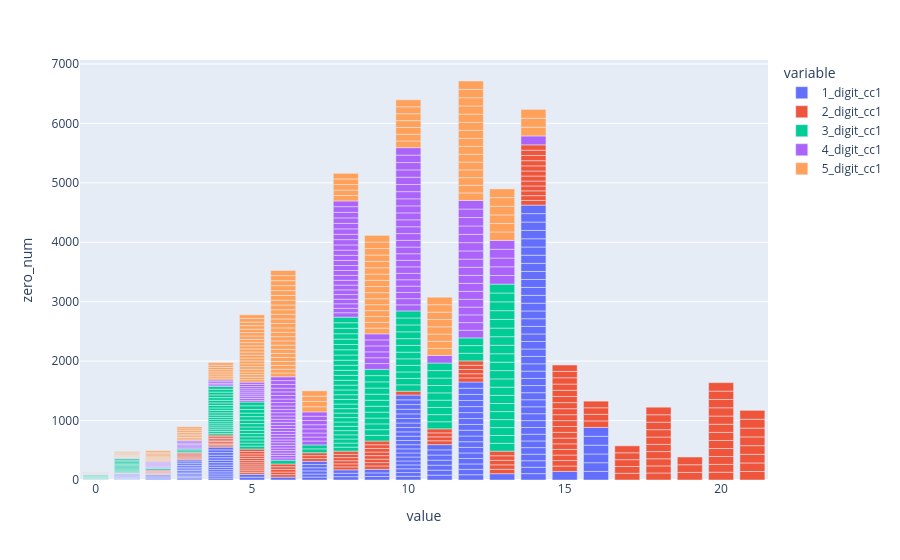

The cell this chart's notebook holds for it:
### Code cell
fig = px.bar(df,                 ## First input the data
              y='zero_num',           ## Then the desired horizontal variable
              x=['1_digit_cc1', '2_digit_cc1', '3_digit_cc1','4_digit_cc1','5_digit_cc1'],\
             ) ## When wanting to plot multiple columns as lines at once
                                  ## input a list of column names
#fig.update_traces(selector={'name':'1_digit_cc1'},line={'dash':'dash'})
#fig.update_layout(hovermode='x unified')
## This displays the Figure
fig.show()

### Figure 1 — Plotly figure (JSON) as saved in the notebook; plotly's stock layout.template omitted (floating-point values rounded to 4 significant figures; data arrays with more than 128 entries replaced by an {"elided": "..."} marker saying what was removed)
{"data": [{"alignmentgroup": "True", "hovertemplate": "variable=1_digit_cc1<br>value=%{x}<br>zero_num=%{y}<extra></extra>", "legendgroup": "1_digit_cc1", "marker": {"color": "#636efa", "pattern": {"shape": ""}}, "name": "1_digit_cc1", "offsetgroup": "1_digit_cc1", "orientation": "v", "showlegend": true, "textposition": "auto", "type": "bar", "x": {"elided": "150 int values"}, "xaxis": "x", "y": {"elided": "150 int values"}, "yaxis": "y"}, {"alignmentgroup": "True", "hovertemplate": "variable=2_digit_cc1<br>value=%{x}<br>zero_num=%{y}<extra></extra>", "legendgroup": "2_digit_cc1", "marker": {"color": "#EF553B", "pattern": {"shape": ""}}, "name": "2_digit_cc1", "offsetgroup": "2_digit_cc1", "orientation": "v", "showlegend": true, "textposition": "auto", "type": "bar", "x": {"elided": "150 int values"}, "xaxis": "x", "y": {"elided": "150 int values"}, "yaxis": "y"}, {"alignmentgroup": "True", "hovertemplate": "variable=3_digit_cc1<br>value=%{x}<br>zero_num=%{y}<extra></extra>", "legendgroup": "3_digit_cc1", "marker": {"color": "#00cc96", "pattern": {"shape": ""}}, "name": "3_digit_cc1", "offsetgroup": "3_digit_cc1", "orientation": "v", "showlegend": true, "textposition": "auto", "type": "bar", "x": {"elided": "150 int values"}, "xaxis": "x", "y": {"elided": "150 int values"}, "yaxis": "y"}, {"alignmentgroup": "True", "hovertemplate": "variable=4_digit_cc1<br>value=%{x}<br>zero_num=%{y}<extra></extra>", "legendgroup": "4_digit_cc1", "marker": {"color": "#ab63fa", "pattern": {"shape": ""}}, "name": "4_digit_cc1", "offsetgroup": "4_digit_cc1", "orientation": "v", "showlegend": true, "textposition": "auto", "type": "bar", "x": {"elided": "150 int values"}, "xaxis": "x", "y": {"elided": "150 int values"}, "yaxis": "y"}, {"alignmentgroup": "True", "hovertemplate": "variable=5_digit_cc1<br>value=%{x}<br>zero_num=%{y}<extra></extra>", "legendgroup": "5_digit_cc1", "marker": {"color": "#FFA15A", "pattern": {"shape": ""}}, "name": "5_digit_cc1", "offsetgroup": "5_digit_cc1", "orientation": "v", "showlegend": true, "textposition": "auto", "type": "bar", "x": {"elided": "150 int values"}, "xaxis": "x", "y": {"elided": "150 int values"}, "yaxis": "y"}], "layout": {"barmode": "relative", "legend": {"title": {"text": "variable"}, "tracegroupgap": 0}, "margin": {"t": 60}, "xaxis": {"anchor": "y", "domain": [0, 1], "title": {"text": "value"}}, "yaxis": {"anchor": "x", "domain": [0, 1], "title": {"text": "zero_num"}}}}
